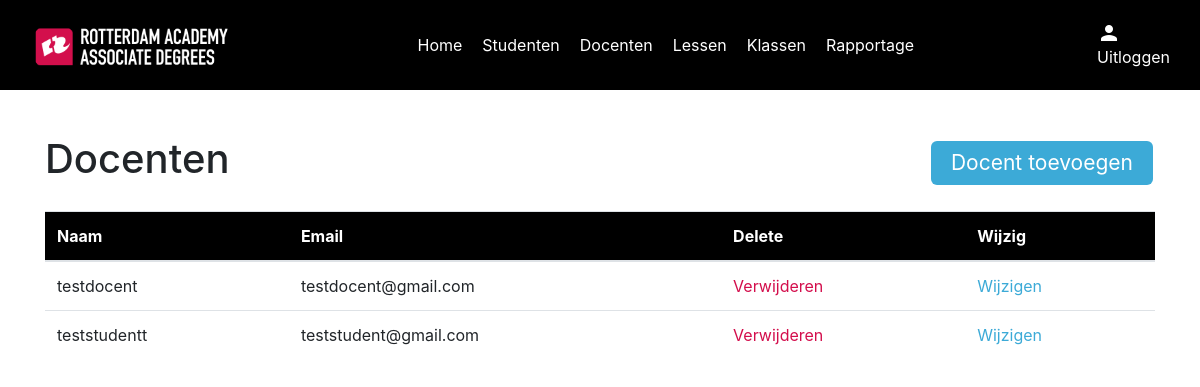
The app's page /docenten_overzicht, older data.
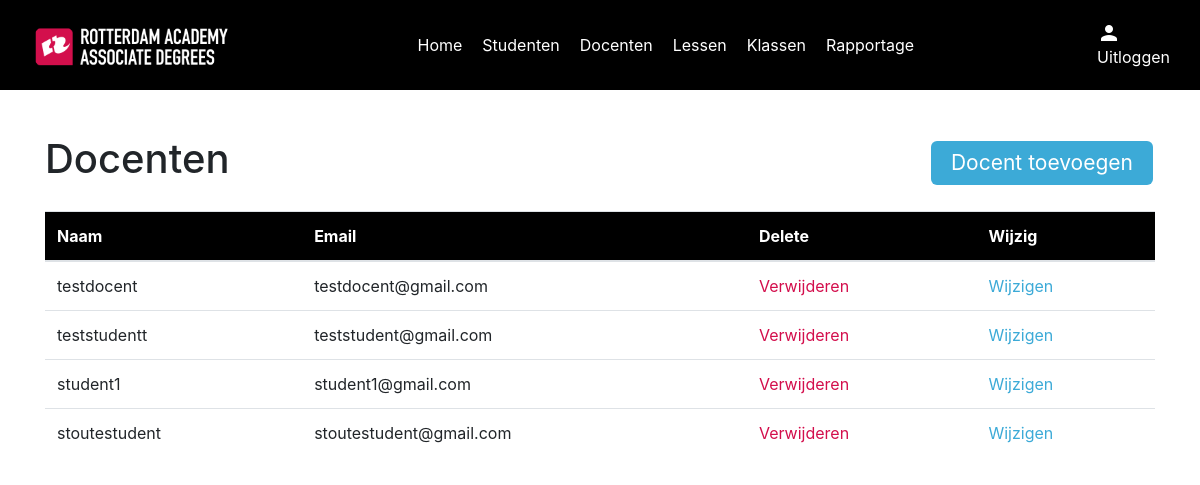
The same page, newer data.
### models/userModel.py (models this page shows)
class User(UserMixin, db.Model):
    id = db.Column(db.Integer, primary_key=True)
    name = db.Column(db.String(100), nullable=False)
    email = db.Column(db.String(100), nullable=False)
    password = db.Column(db.String(255), nullable=True)
    role = db.Column(db.Integer, nullable=False)
    studentNumber = db.Column(db.Integer, nullable=True)
    def to_dict(self):
        return {
            'id': self.id,
            'name': self.name,
            'email': self.email,
            'password': self.password,
            'role': self.role,
            'student_number': self.studentNumber
        }

### routes/teacherRoutes.py (the view)
    @app.route("/docenten_overzicht")
    def teachers_index():
        teachers = TeacherController.get_all_teachers()
        return render_template(
            "teachers/index.html", teachers=teachers
        )

### controllers/teacherController.py (called while the page is built)
    @staticmethod
    def get_all_teachers():
        teachers = User.query.all()
        teachers_dict = [teacher.to_dict() for teacher in teachers]
        return teachers_dict

### routes/teacherRoutes.py (called while the page is built)
def setup_teacher_routes(app):
    @app.route("/docenten_overzicht")
    def teachers_index():
        teachers = TeacherController.get_all_teachers()
        return render_template(
            "teachers/index.html", teachers=teachers
        )
    @app.route('/teachers/', methods=['POST'])
    def create_teacher():
        return TeacherController.create_teacher()
    @app.route('/teachers/<id>', methods=['GET'])
    def show_teacher(id):
        return TeacherController.show_teacher(id)
    @app.route('/teachers/<id>', methods=['POST'])
    def update_teacher(id):
        return TeacherController.update_teacher(id)
    @app.route('/teacher/<id>', methods=['DELETE'])
    def delete_teacher(id):
        return TeacherController.delete_teacher(id)

### templates/teachers/index.html (shortened to what this page needs)
{% include "layout.html" %}
{% block content %}
{% include "navigation.html" %}
<div class="container">
    <div class="index" id="teachers">
        <div class="top-content">
            <h1>Docenten</h1>
            <a href="#" class="button" id="btnCreate" data-toggle="modal" data-target="#teacherModal">Docent toevoegen</a>
        </div>
        <table class="table">
            <thead style="background-color: black; color: #fff;">
            <tr>
                <th scope="Name">Naam</th>
                <th scope="Email">Email</th>
                <th scope="Delete">Delete</th>
                <th scope="Change">Wijzig</th>
            </tr>
            </thead>
            <tbody>
            {% for teacher in teachers %}
            <tr>
                <td>{{ teacher.name }}</td>
                <td>{{ teacher.email }}</td>
                <td><a href="#" class="red" data-id="{{ teacher.id }}" id="btnDelete">Verwijderen</a></td>
                <td><a href="#" class="blue" data-id="{{ teacher.id }}" id="btnEdit" data-toggle="modal"
                       data-target="#teacherModal">Wijzigen</a></td>
            </tr>
            {% endfor %}
            </tbody>
        </table>
    </div>
</div>
{% endblock %}

### templates/layout.html (shortened to what this page needs)
<!DOCTYPE html>
<html lang="en">
<head>
    <link rel="stylesheet" href="https://cdn.jsdelivr.net/npm/bootstrap@4.4.1/dist/css/bootstrap.min.css"
>
    <link rel="stylesheet" type="text/css" href="https://cdn.jsdelivr.net/npm/pikaday/css/pikaday.css">
    <link rel="stylesheet" href="/static/css/style.css" type="text/css"/>
    <link rel="stylesheet" href="https://cdnjs.cloudflare.com/ajax/libs/font-awesome/6.3.0/css/all.min.css"
          type="text/css"/>
</head>
<body>
</body>
</html>

### templates/navigation.html (shortened to what this page needs)
<nav class="navigation">
    <div class="nav_container">
        <a href="/index">
            <img src="/static/assets/ra_logo.png" alt="RAC logo" />
        </a>
        <div class="links">
            <a href="/index">Home</a>
            <a href="/studenten_overzicht">Studenten</a>
            <a href="/docenten_overzicht">Docenten</a>
            <a href="/lessen_overzicht">Lessen</a>
            <a href="/klassen_overzicht">Klassen</a>
            <a href="/rapportage">Rapportage</a>
        </div>
        <div class="account">
            <div class="user">
                <span class="material-icons">person</span>
            </div>
            <a href="/logout">Uitloggen</a>
        </div>
    </div>
</nav>

### static/css/style.css (style rules this page uses)
:root { --black: #000; --white: #fff; --racRed: #D30E4C; --racBlue: #3CAAD7; --textColor: #272727; }
.container { position: relative; top: 90px; }
.navigation .nav_container { width: 1140px; margin: 0 auto; padding: unset; padding-top: 120px; }
.navigation { top: 0; background-color: var(--black); position: fixed; width: 100%; height: 90px; z-index: 10; }
.navigation .nav_container { padding-top: unset; height: 100%; display: flex; align-items: center; justify-content: space-between; gap: 20px; }
.navigation img { height: 45px; }
.navigation .links { display: flex; justify-content: space-between; gap: 20px; }
.navigation a { color: var(--white); }
.navigation .material-icons { color: var(--white); }
.navigation .user { display: flex; justify-content: space-between; align-items: center; color: var(--white); }
.button { background-color: var(--racBlue); border: none; color: var(--white); padding: 6px 20px; text-align: center; display: inline-block; font-size: 21px; margin: 4px 2px; border-radius: 6px; }
.red { color: var(--racRed) !important; }
.blue { color: var(--racBlue) !important; }
.index .top-content { display: flex; justify-content: space-between; align-items: center; margin: 45px 0 20px 0; }

Row changes from the older to the newer data that the page shows:
added User: name "student1", email "student1@gmail.com"
added User: name "stoutestudent", email "stoutestudent@gmail.com"
